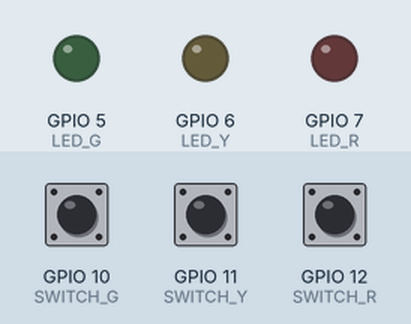
A program run on a simulated Raspberry Pi (BCM pin numbers). Shown: output pins drawn as LEDs (lit = HIGH). Inputs (shaded band) come from the test bench; at power-on: GPIO 10 (SWITCH_G) LOW, GPIO 11 (SWITCH_Y) LOW, GPIO 12 (SWITCH_R) LOW. What the program prints to the terminal is not drawn.

Above: at 1.2 s.
1.3 s: GPIO 10 (SWITCH_G) pulled HIGH for 0.15 s
At 1.37 s:
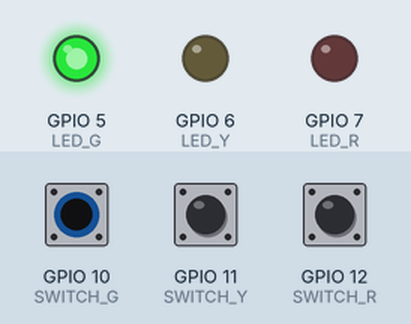
2.9 s: GPIO 11 (SWITCH_Y) pulled HIGH for 0.15 s
At 2.97 s:
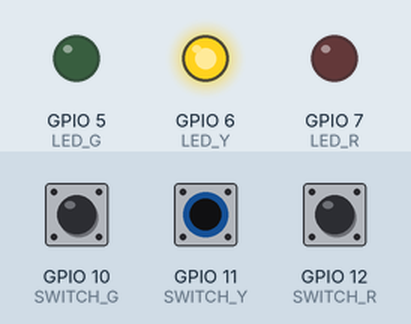
4.5 s: GPIO 12 (SWITCH_R) pulled HIGH for 0.15 s
At 4.57 s:
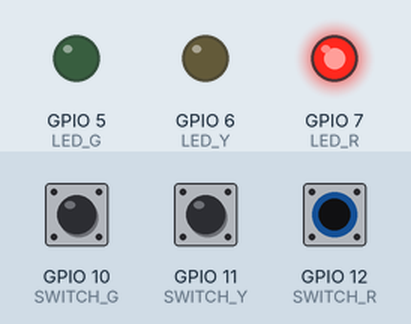
6.1 s: GPIO 12 (SWITCH_R) pulled HIGH for 3.2 s
At 9.6 s:
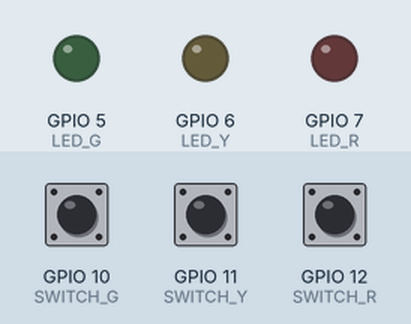
10.8 s: GPIO 10 (SWITCH_G) pulled HIGH for 3.2 s
At 11.9 s:
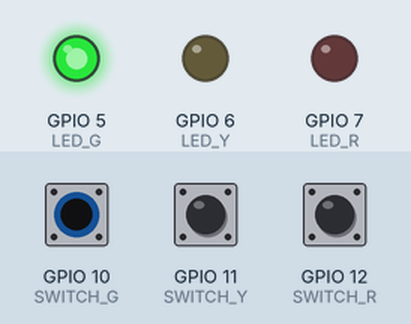
15.5 s: GPIO 10 (SWITCH_G) driven HIGH and GPIO 11 (SWITCH_Y) driven HIGH
At 17.0 s:
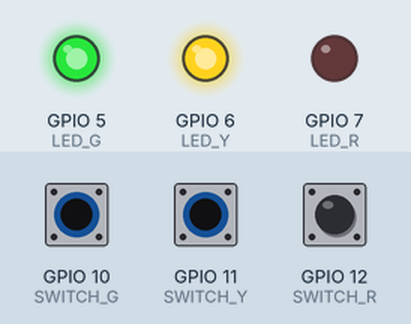
Timing chart, 0 to 18.0 s (numbered marks = the images above; inputs shaded):
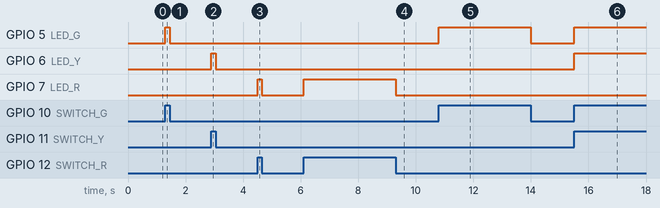

The program:

switch_led_task.py
```python
import RPi.GPIO as GPIO

LED_R = 7
LED_Y = 6
LED_G = 5
SWITCH_R = 12
SWITCH_Y = 11
SWITCH_G = 10

GPIO.setmode(GPIO.BCM)
GPIO.setup(LED_R, GPIO.OUT)
GPIO.setup(LED_Y, GPIO.OUT)
GPIO.setup(LED_G, GPIO.OUT)
GPIO.setup(SWITCH_R, GPIO.IN, pull_up_down=GPIO.PUD_DOWN) #내부풀다운저항
GPIO.setup(SWITCH_Y, GPIO.IN, pull_up_down=GPIO.PUD_DOWN)
GPIO.setup(SWITCH_G, GPIO.IN, pull_up_down=GPIO.PUD_DOWN)

try:
    while True:
        valR = GPIO.input(SWITCH_R) #누르지 않은 경우 0, 눌렀을 때는 1
        print(valR)
        GPIO.output(LED_R, valR) #GPIO.HIGH (1), GPIO.LOW (0)

        valY = GPIO.input(SWITCH_Y) #누르지 않은 경우 0, 눌렀을 때는 1
        print(valY)
        GPIO.output(LED_Y, valY) #GPIO.HIGH (1), GPIO.LOW (0)

        valG = GPIO.input(SWITCH_G) #누르지 않은 경우 0, 눌렀을 때는 1
        print(valG)
        GPIO.output(LED_G, valG) #GPIO.HIGH (1), GPIO.LOW (0)

finally:
    GPIO.cleanup()
    print('cleanup and exit')
```

Measured:
- after the input at 1.3 s, GPIO 5 (LED_G): LOW → HIGH at once, → LOW 0.15 s later
- after the input at 2.9 s, GPIO 6 (LED_Y): LOW → HIGH at once, → LOW 0.15 s later
- after the input at 4.5 s, GPIO 7 (LED_R): LOW → HIGH at once, → LOW 0.15 s later
- after the input at 6.1 s, GPIO 7 (LED_R): LOW → HIGH at once, → LOW 3.2 s later
- after the input at 10.8 s, GPIO 5 (LED_G): LOW → HIGH at once, → LOW 3.2 s later
- after the input at 15.5 s, GPIO 5 (LED_G), GPIO 6 (LED_Y): LOW → HIGH at once
